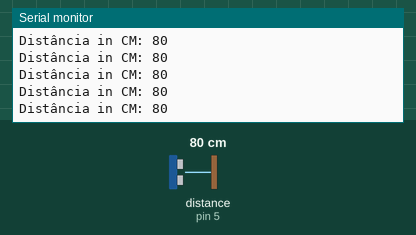
Simulated run of this sketch. Board: Arduino Uno, built with avr-gcc and run on an emulated ATmega328P. Shown: the last lines printed to the serial monitor. The test bench sets the inputs (shaded band); at power-on: distance to the obstacle (sensor on pin 5) 80 cm. The echo pulse lasts 58.3 µs per cm.

Above: at 1.2 s.
1.3 s: distance to the obstacle (sensor on pin 5) set to 2 cm
At 1.71 s:
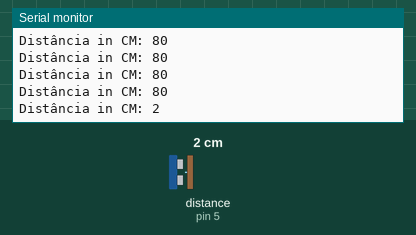
2.8 s: distance to the obstacle (sensor on pin 5) set to 4 cm
At 2.97 s:
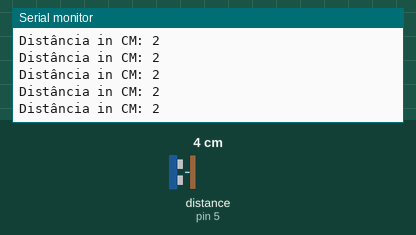
Timing chart, 0 to 5.8 s (numbered marks = the images above; inputs shaded):
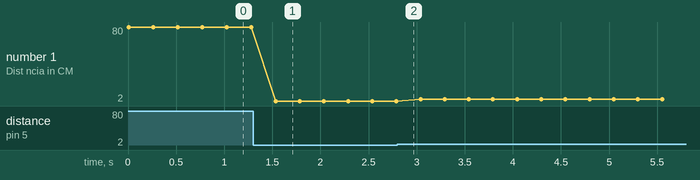

Measured:
- after the input at 1.3 s, the serial monitor: prints a new line after 0.23 s (image 1)
- plotted number 1: 80 → 2 after the input at 1.3 s, 2 → 4 after the input at 2.8 s

The sketch:

sketch_ultrasonic.ino
```cpp
#include <Ultrasonic.h> 

#define INTERVALO_LEITURA 250 // (ms)

unsigned int distancia = 0;

// Define pinos de TRIGGER E ECHO do Sensor
#define PIN_TRIGGER 4
#define PIN_ECHO 5

// Inicializa Sensor
Ultrasonic ultrasonic(PIN_TRIGGER, PIN_ECHO);

void setup() {
  // Define velocidade de transmissão
  Serial.begin(115200);
}

void loop() {
  // retorna a distância do sensor ultrasonico
  distancia = ultrasonic.read();

  Serial.print("Distância in CM: ");
  Serial.println(distancia);
  delay(INTERVALO_LEITURA);
}
```
